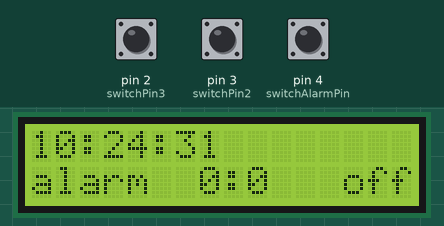
This sketch was run on a simulated Arduino Uno, built with avr-gcc and run on an emulated ATmega328P. On the bench: 16×2 character LCD. The inputs (shaded band) are chosen by the test bench; at power-on: pin 4 (switchAlarmPin) LOW, pin 2 (switchPin3) LOW, pin 3 (switchPin2) LOW. The local clock reads 2024-03-15 10:24:30 at power-on unless the sketch sets it; what the sketch prints to the serial monitor is not drawn.

Above: at 1.4 s.
1.5 s: pin 4 (switchAlarmPin) pulled HIGH for 3.2 s
At 5.8 s:
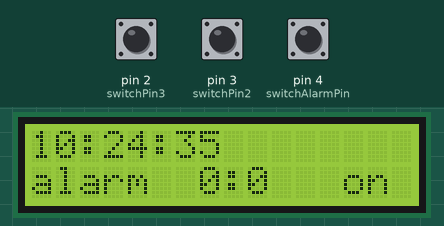
6.2 s: pin 2 (switchPin3) pulled HIGH for 0.35 s
At 7.9 s:
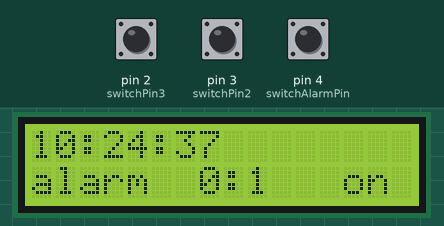
8.5 s: pin 3 (switchPin2) pulled HIGH for 0.35 s
At 9.9 s:
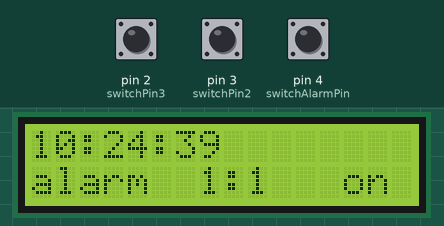
10.7 s: pin 2 (switchPin3) pulled HIGH for 1 s
At 12.9 s:
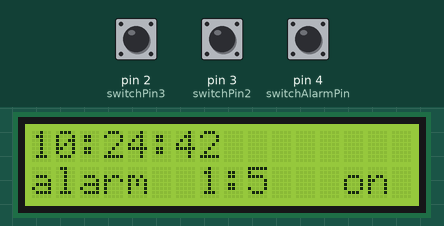
13.2 s: pin 3 (switchPin2) pulled HIGH for 1 s
At 14.8 s:
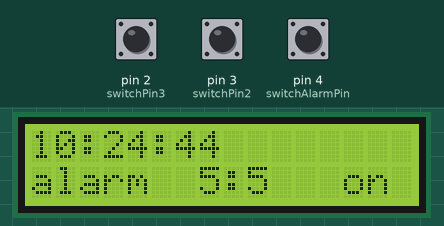
15.7 s: pin 4 (switchAlarmPin) pulled HIGH for 0.35 s
At 15.87 s:
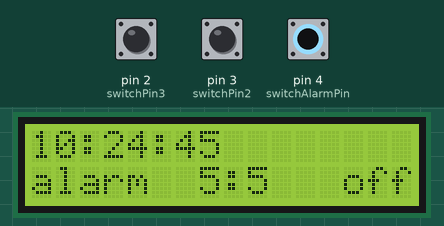
Timing chart, 0 to 18.5 s (numbered marks = the images above; inputs shaded):
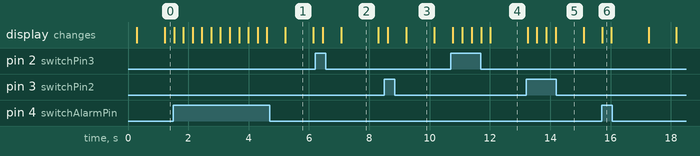

Measured:
- after the input at 1.5 s, the display: first changes at once (image 1 shows a later state)
- after the input at 15.7 s, the display: changes at once (image 6)
- what the display in image 1 shows lasts 0.9 s, from 5.2 s to 6.1 s
- what the display in image 2 shows lasts 1.2 s, from 7.1 s to 8.3 s

The sketch:

alarmclock_full_v4_complete_alarm_function.ino
```cpp
#include <Wire.h>
#include <TimeLib.h>
#include <DS1307RTC.h>
#include <LiquidCrystal.h>

tmElements_t tm;

LiquidCrystal lcd(12, 11, 10, 9, 8, 7);

int notes[] = {262};

int switchAlarmPin = 4;
int switchPin2 = 3;
int switchPin3 = 2;

int switchStateAlarm = 0;
int switchState1 = 0;
int switchState2 = 0;
int switchState3 = 0;

int alarmTimeHour;
int alarmTimeMinutes;

bool isOnAlarm = false;


void setup() {
  Serial.begin(9600);
  lcd.begin(16, 2);
  while (!Serial) ; // wait for serial
  delay(200);
  lcd.setCursor(0, 0);
  lcd.clear();
  Serial.println("DS1307RTC Read Test");
  Serial.println("-------------------");
  pinMode(4, INPUT);
  pinMode(3, INPUT);
  pinMode(2, INPUT);
}

void loop() {
  tmElements_t tm;
  switchState2 = digitalRead(switchPin2);
  switchState3 = digitalRead(switchPin3);
  switchStateAlarm = digitalRead(switchAlarmPin);

      if(switchStateAlarm == HIGH){
        if(isOnAlarm == false){
          isOnAlarm = true;
        }
        else if(isOnAlarm == true){
          isOnAlarm = false;
        }
      }
      if(alarmTimeMinutes == tm.Minute && alarmTimeHour == tm.Hour){
          if(tm.Second <= 5){
            if(isOnAlarm == true){
              tone(5, notes[0]);
            }
          }
          else{
            noTone(5);
          }
      }
      else{
        noTone(5);
      }


      if(switchState2 == HIGH){
        alarmTimeHour = alarmTimeHour + 1;
        lcd.clear();
        lcd.setCursor(7, 0);
        lcd.print(alarmTimeHour);
        lcd.print(":");
        lcd.print(alarmTimeMinutes);

        if(alarmTimeHour == 24){
          alarmTimeHour = 0;
        }
      }

      if(switchState3 == HIGH){
        alarmTimeMinutes = alarmTimeMinutes + 1;
        lcd.clear();
        lcd.setCursor(7, 0);
        lcd.print(alarmTimeHour);
        lcd.print(":");
        lcd.print(alarmTimeMinutes);

        if(alarmTimeMinutes == 60){
          alarmTimeMinutes = 0;
        }
      }


    lcd.clear();
    if (RTC.read(tm)) {
    Serial.print("Ok, Time = ");
    print2digits(tm.Hour);
    Serial.write(':');
    print2digits(tm.Minute);
    Serial.write(':');
    print2digits(tm.Second);
    Serial.print(", Date (D/M/Y) = ");
    Serial.print(tm.Day);
    Serial.write('/');
    Serial.print(tm.Month);
    Serial.write('/');
    Serial.print(tmYearToCalendar(tm.Year));
    Serial.println();
    lcd.setCursor(0, 0);
    lcd.print(tm.Hour);
    lcd.print(":");
    lcd.print(tm.Minute);
    lcd.print(":");
    lcd.print(tm.Second);
    lcd.setCursor(0, 1);
    lcd.print("alarm");
    lcd.setCursor(7, 1);
    lcd.print(alarmTimeHour);
    lcd.print(":");
    lcd.print(alarmTimeMinutes);
    if(isOnAlarm == true){
          lcd.setCursor(13, 1);
          lcd.print("on");
    }
    if(isOnAlarm == false){
          lcd.setCursor(13, 1);
          lcd.print("off");
    }


   }
   else {
    if (RTC.chipPresent()) {
      Serial.println("The DS1307 is stopped.  Please run the SetTime");
      Serial.println("example to initialize the time and begin running.");
      Serial.println();
    }
    else {
      Serial.println("DS1307 read error!  Please check the circuitry.");
      Serial.println();
    }
    delay(9000);
  }
  delay(300);

  }


void print2digits(int number) {
  if (number >= 0 && number < 10) {
    Serial.write('0');
    lcd.clear();
    lcd.print(tm.Hour);
    lcd.print(":");
    lcd.print(tm.Minute);
    lcd.print(":");
    lcd.print(tm.Second);

  }
  Serial.print(number);
}
```
